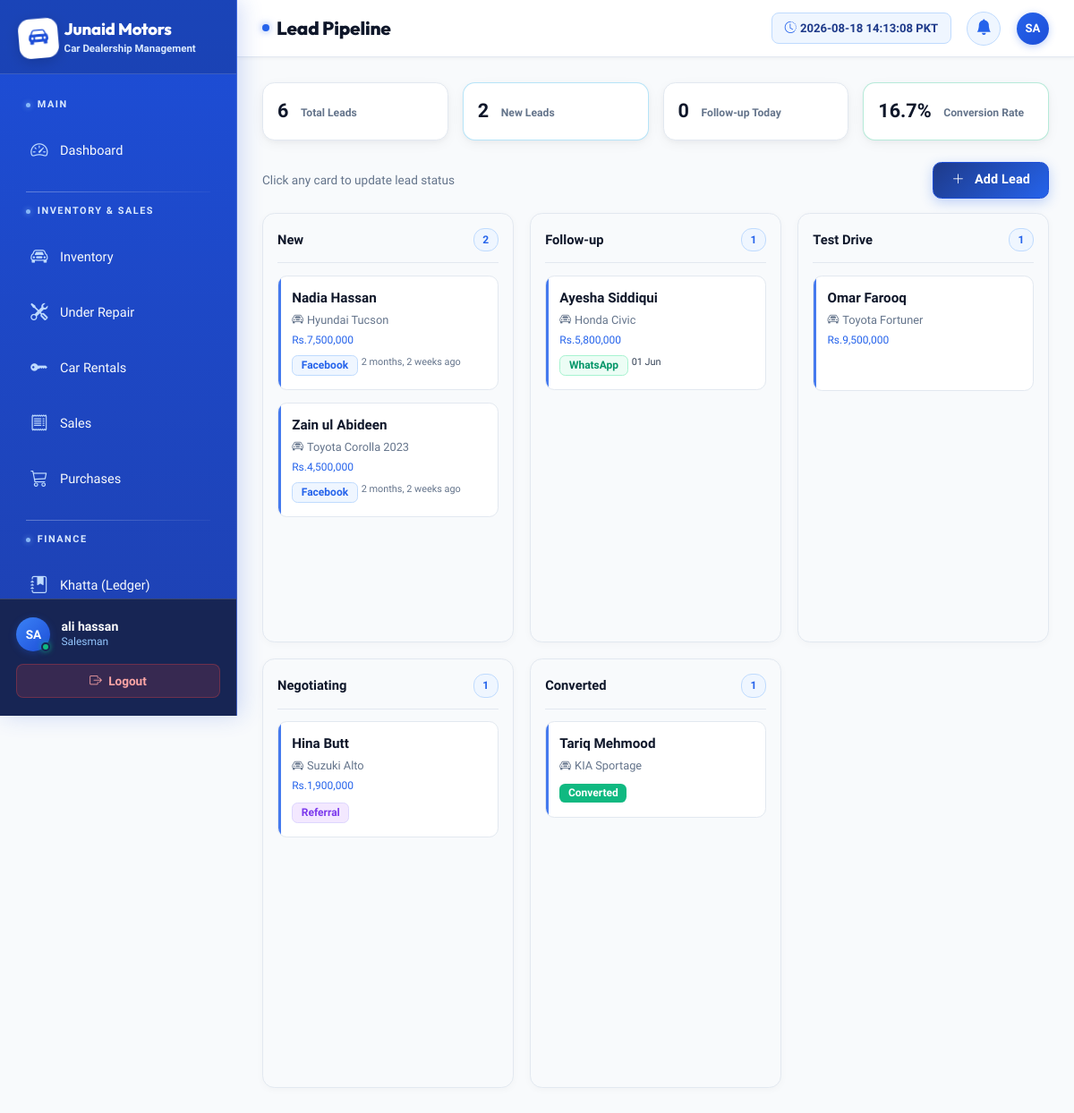
Page /leads/ (signed in) on the committed database.
### apps/staff/models.py (models this page shows, shortened)
class StaffProfile(models.Model):
    ROLE_CHOICES = [
        ('admin', 'Admin'),
        ('manager', 'Manager'),
        ('salesman', 'Salesman'),
        ('accountant', 'Accountant'),
    ]
    user = models.OneToOneField(User, on_delete=models.CASCADE)
    role = models.CharField(max_length=20, choices=ROLE_CHOICES)
    phone = models.CharField(max_length=20)
    is_active = models.BooleanField(default=True)

### apps/leads/models.py (models this page shows, shortened)
class Lead(models.Model):
    SOURCE_CHOICES = [
        ('facebook', 'Facebook'),
        ('whatsapp', 'WhatsApp'),
        ('walkin', 'Walk-in'),
        ('referral', 'Referral'),
        ('phone', 'Phone Call'),
    ]
    STATUS_CHOICES = [
        ('new', 'New'),
        ('followup', 'Follow-up'),
        ('testdrive', 'Test Drive'),
        ('negotiating', 'Negotiating'),
        ('converted', 'Converted'),
        ('lost', 'Lost'),
    ]
    name = models.CharField(max_length=200)
    phone = models.CharField(max_length=20)
    source = models.CharField(max_length=20, choices=SOURCE_CHOICES)
    interested_car = models.CharField(max_length=200)
    budget = models.DecimalField(max_digits=12, decimal_places=2, blank=True, null=True)
    status = models.CharField(max_length=20, choices=STATUS_CHOICES, default='new')
    notes = models.TextField(blank=True)
    next_followup = models.DateField(blank=True, null=True)
    test_drive_date = models.DateTimeField(blank=True, null=True)
    created_at = models.DateTimeField(auto_now_add=True)

### apps/leads/views.py (the view)
# urls.py: path('', views.lead_list, name='lead_list'),
@login_required
def lead_list(request):
    today = timezone.now().date()
    leads = Lead.objects.all().order_by('-created_at')
    kanban = {
        'new': leads.filter(status='new'),
        'followup': leads.filter(status='followup'),
        'testdrive': leads.filter(status='testdrive'),
        'negotiating': leads.filter(status='negotiating'),
        'converted': leads.filter(status='converted'),
    }
    stats = {
        'total': leads.count(),
        'new': leads.filter(status='new').count(),
        'followup_today': leads.filter(next_followup=today).count(),
        'converted': leads.filter(status='converted').count(),
        'conversion_rate': round(leads.filter(status='converted').count() / leads.count() * 100, 1) if leads.count() > 0 else 0,
    }
    form = LeadForm()
    return render(request, 'leads/list.html', {
        'kanban': kanban,
        'stats': stats,
        'form': form,
    })

### apps/dashboard/context_processors.py (called while the page is built)
def overdue_count(request):
    if request.user.is_authenticated:
        today = timezone.now().date()
        count = Installment.objects.filter(
            Q(status='overdue') | Q(status='pending', due_date__lt=today)
        ).count()
        return {'overdue_count': count}
    return {'overdue_count': 0}

### templates/leads/list.html (shortened to what this page needs)
{% extends 'base.html' %}
{% load humanize %}
{% block page_title %}Lead Pipeline{% endblock %}
{% block content %}
<div class="row g-3 mb-4">
  <div class="col-md-3"><div class="stat-card"><div class="stat-value">{{ stats.total }}</div><div class="stat-label">Total Leads</div></div></div>
  <div class="col-md-3"><div class="stat-card info"><div class="stat-value">{{ stats.new }}</div><div class="stat-label">New Leads</div></div></div>
  <div class="col-md-3"><div class="stat-card"><div class="stat-value">{{ stats.followup_today }}</div><div class="stat-label">Follow-up Today</div></div></div>
  <div class="col-md-3"><div class="stat-card success"><div class="stat-value">{{ stats.conversion_rate }}%</div><div class="stat-label">Conversion Rate</div></div></div>
</div>
<div class="d-flex justify-content-between align-items-center mb-3">
  <div style="font-size:0.85rem;color:var(--text-muted);">Click any card to update lead status</div>
  <button class="btn-amber" data-bs-toggle="modal" data-bs-target="#addLeadModal">
    <i class="bi bi-plus-lg me-1"></i>Add Lead
  </button>
</div>
<div class="kanban-board">
  <div class="kanban-col">
    <div class="kanban-col-header"><span>New</span><span class="kanban-count">{{ kanban.new|length }}</span></div>
    {% for lead in kanban.new %}
    <div class="lead-card" data-bs-toggle="modal" data-bs-target="#leadModal{{ lead.pk }}">
      <div class="lead-name">{{ lead.name }}</div>
      <div class="lead-car"><i class="bi bi-car-front me-1"></i>{{ lead.interested_car }}</div>
      {% if lead.budget %}<div style="font-size:0.75rem;color:var(--primary);margin-top:4px;">Rs.{{ lead.budget|floatformat:0|intcomma }}</div>{% endif %}
      <div class="mt-2 d-flex gap-1 flex-wrap">
        <span class="badge badge-{{ lead.source }}">{{ lead.get_source_display }}</span>
        <span style="font-size:0.68rem;color:var(--text-muted);">{{ lead.created_at|timesince }} ago</span>
      </div>
    </div>
    {% empty %}
    <div class="empty-state" style="padding:20px 10px;"><i class="bi bi-inbox" style="font-size:1.5rem;"></i><p style="font-size:0.78rem;">Empty</p></div>
    {% endfor %}
  </div>
  <div class="kanban-col">
    <div class="kanban-col-header"><span>Follow-up</span><span class="kanban-count">{{ kanban.followup|length }}</span></div>
    {% for lead in kanban.followup %}
    <div class="lead-card" data-bs-toggle="modal" data-bs-target="#leadModal{{ lead.pk }}">
      <div class="lead-name">{{ lead.name }}</div>
      <div class="lead-car"><i class="bi bi-car-front me-1"></i>{{ lead.interested_car }}</div>
      {% if lead.budget %}<div style="font-size:0.75rem;color:var(--primary);margin-top:4px;">Rs.{{ lead.budget|floatformat:0|intcomma }}</div>{% endif %}
      <div class="mt-2 d-flex gap-1 flex-wrap">
        <span class="badge badge-{{ lead.source }}">{{ lead.get_source_display }}</span>
        {% if lead.next_followup %}<span style="font-size:0.68rem;color:var(--warning);">{{ lead.next_followup|date:"d M" }}</span>{% endif %}
      </div>
    </div>
    {% empty %}
    <div class="empty-state" style="padding:20px 10px;"><i class="bi bi-inbox" style="font-size:1.5rem;"></i><p style="font-size:0.78rem;">Empty</p></div>
    {% endfor %}
  </div>
  <div class="kanban-col">
    <div class="kanban-col-header"><span>Test Drive</span><span class="kanban-count">{{ kanban.testdrive|length }}</span></div>
    {% for lead in kanban.testdrive %}
    <div class="lead-card" data-bs-toggle="modal" data-bs-target="#leadModal{{ lead.pk }}">
      <div class="lead-name">{{ lead.name }}</div>
      <div class="lead-car"><i class="bi bi-car-front me-1"></i>{{ lead.interested_car }}</div>
      {% if lead.budget %}<div style="font-size:0.75rem;color:var(--primary);margin-top:4px;">Rs.{{ lead.budget|floatformat:0|intcomma }}</div>{% endif %}
      <div class="mt-2"><span class="badge badge-{{ lead.source }}">{{ lead.get_source_display }}</span></div>
    </div>
    {% empty %}
    <div class="empty-state" style="padding:20px 10px;"><i class="bi bi-inbox" style="font-size:1.5rem;"></i><p style="font-size:0.78rem;">Empty</p></div>
    {% endfor %}
  </div>
  <div class="kanban-col">
    <div class="kanban-col-header"><span>Negotiating</span><span class="kanban-count">{{ kanban.negotiating|length }}</span></div>
    {% for lead in kanban.negotiating %}
    <div class="lead-card" data-bs-toggle="modal" data-bs-target="#leadModal{{ lead.pk }}">
      <div class="lead-name">{{ lead.name }}</div>
      <div class="lead-car"><i class="bi bi-car-front me-1"></i>{{ lead.interested_car }}</div>
      {% if lead.budget %}<div style="font-size:0.75rem;color:var(--primary);margin-top:4px;">Rs.{{ lead.budget|floatformat:0|intcomma }}</div>{% endif %}
      <div class="mt-2"><span class="badge badge-{{ lead.source }}">{{ lead.get_source_display }}</span></div>
    </div>
    {% empty %}
    <div class="empty-state" style="padding:20px 10px;"><i class="bi bi-inbox" style="font-size:1.5rem;"></i><p style="font-size:0.78rem;">Empty</p></div>
    {% endfor %}
  </div>
  <div class="kanban-col" style="border-color:rgba(16,185,129,0.3);">
    <div class="kanban-col-header" style="color:var(--success);"><span>Converted</span><span class="kanban-count">{{ kanban.converted|length }}</span></div>
    {% for lead in kanban.converted %}
    <div class="lead-card" style="border-color:rgba(16,185,129,0.2);" data-bs-toggle="modal" data-bs-target="#leadModal{{ lead.pk }}">
      <div class="lead-name">{{ lead.name }}</div>
      <div class="lead-car"><i class="bi bi-car-front me-1"></i>{{ lead.interested_car }}</div>
      <div class="mt-2"><span class="badge badge-paid">Converted</span></div>
    </div>
    {% empty %}
    <div class="empty-state" style="padding:20px 10px;"><i class="bi bi-inbox" style="font-size:1.5rem;"></i><p style="font-size:0.78rem;">Empty</p></div>
    {% endfor %}
  </div>
</div>
{% endblock %}

### templates/base.html (shortened to what this page needs)
{% load static %}
{% load humanize %}
<!DOCTYPE html>
<html lang="en" data-bs-theme="light">
<head>
  <link rel="stylesheet" href="https://cdn.jsdelivr.net/npm/bootstrap@5.3.3/dist/css/bootstrap.min.css">
  <link rel="stylesheet" href="https://cdn.jsdelivr.net/npm/bootstrap-icons@1.11.3/font/bootstrap-icons.min.css">
  <link rel="stylesheet" href="{% static 'css/tailwind.css' %}?v=12.0">
  <link rel="stylesheet" href="{% static 'css/custom.css' %}?v=12.0">
  <link rel="stylesheet" href="{% static 'css/animations.css' %}?v=12.0">
</head>
<body>
<nav id="sidebar">
  <div class="sidebar-logo">
    <div class="d-flex align-items-center gap-2">
      <div class="logo-icon-badge">
        <i class="bi bi-car-front-fill"></i>
      </div>
      <div>
        <h4>Junaid Motors</h4>
        <span>Car Dealership Management</span>
      </div>
    </div>
  </div>
  <div class="sidebar-nav">
    <span class="nav-section-label">Main</span>
    <a href="{% url 'dashboard' %}" class="sidebar-link {% if request.resolver_match.url_name == 'dashboard' %}active{% endif %}">
      <i class="bi bi-speedometer2"></i> <span>Dashboard</span>
    </a>
    <span class="nav-section-label">Inventory &amp; Sales</span>
    <a href="{% url 'inventory_list' %}" class="sidebar-link {% if 'inventory' in request.path and 'repair' not in request.path and 'rent' not in request.path %}active{% endif %}">
      <i class="bi bi-car-front"></i> <span>Inventory</span>
    </a>
    <a href="{% url 'repair_list' %}" class="sidebar-link {% if 'repair' in request.path %}active{% endif %}">
      <i class="bi bi-tools"></i> <span>Under Repair</span>
    </a>
    <a href="{% url 'rent_list' %}" class="sidebar-link {% if 'rent' in request.path %}active{% endif %}">
      <i class="bi bi-key-fill"></i> <span>Car Rentals</span>
    </a>
    <a href="{% url 'sales_list' %}" class="sidebar-link {% if 'sale' in request.path %}active{% endif %}">
      <i class="bi bi-receipt"></i> <span>Sales</span>
    </a>
    <a href="{% url 'purchase_list' %}" class="sidebar-link {% if 'purchase' in request.path %}active{% endif %}">
      <i class="bi bi-cart3"></i> <span>Purchases</span>
    </a>
    <span class="nav-section-label">Finance</span>
    <a href="{% url 'khatta_list' %}" class="sidebar-link {% if 'khatta' in request.path %}active{% endif %}">
      <i class="bi bi-journal-bookmark-fill"></i> <span>Khatta (Ledger)</span>
    </a>
  </div>
  <div class="sidebar-footer">
    <div class="user-info">
      <div class="avatar-container">
        <div class="avatar-circle">{{ request.user.username|upper|slice:":2" }}</div>
        <span class="status-indicator online"></span>
      </div>
      <div>
        <div class="user-name">{{ request.user.get_full_name|default:request.user.username }}</div>
        <div class="user-role">
          {% if request.user.staffprofile %}{{ request.user.staffprofile.get_role_display }}{% else %}Admin{% endif %}
        </div>
      </div>
    </div>
    <a href="{% url 'staff_logout' %}" class="btn-logout w-100 text-center d-block">
      <i class="bi bi-box-arrow-right me-1"></i> Logout
    </a>
  </div>
</nav>
<div id="main-content">
  <div id="top-navbar">
    <div class="d-flex align-items-center gap-3">
      <h1 class="page-title">{% block page_title %}Dashboard{% endblock %}</h1>
    </div>
    <div class="navbar-actions">
      <div id="live-clock-wrapper">
        <i class="bi bi-clock-history text-amber me-1"></i>
        <span id="live-clock"></span>
      </div>
      <a href="{% url 'installment_list' %}?status=overdue" class="notif-btn text-decoration-none" title="Notifications">
        <i class="bi bi-bell-fill"></i>
      </a>
      <div class="avatar-circle navbar-avatar" title="{{ request.user.username }}">{{ request.user.username|upper|slice:":2" }}</div>
    </div>
  </div>
  <div id="content-area">
    {% block content %}{% endblock %}
  </div>
</div>
</body>
</html>

### static/css/animations.css (style rules this page uses)
.card, .stat-card, .inventory-card, .lead-card, .form-section-card { transition: transform 0.25s cubic-bezier(0.4, 0, 0.2, 1), box-shadow 0.25s cubic-bezier(0.4, 0, 0.2, 1), border-color 0.25s ease; }
button, .btn, .btn-amber, .btn-primary, .btn-ghost, .btn-outline-amber, .quick-action-btn { transition: all 0.2s cubic-bezier(0.4, 0, 0.2, 1) !important; }

### rows in the picture
Lead: name "Nadia Hassan", interested_car "Hyundai Tucson", budget "7,500,000", source "Facebook", created_at "2 months, 2 weeks"
Lead: name "Zain ul Abideen", interested_car "Toyota Corolla 2023", budget "4,500,000", source "Facebook", created_at "2 months, 2 weeks"
Lead: name "Ayesha Siddiqui", interested_car "Honda Civic", budget "5,800,000", source "WhatsApp", next_followup "01 Jun"
Lead: name "Omar Farooq", interested_car "Toyota Fortuner", budget "9,500,000"
Lead: name "Hina Butt", interested_car "Suzuki Alto", budget "1,900,000", source "Referral"
Lead: name "Tariq Mehmood", interested_car "KIA Sportage"

### other values in the picture
{{ request.user.username|upper|slice:":2" }} "SA"
{{ request.user.get_full_name|default:request.user.username }} "ali hassan"
{{ request.user.staffprofile.get_role_display }} "Salesman"
{{ stats.total }} "6"
{{ stats.new }} "2"
{{ stats.followup_today }} "0"
{{ stats.conversion_rate }} "16.7"
{{ kanban.new|length }} "2"
{{ kanban.followup|length }} "1"
{{ kanban.testdrive|length }} "1"
{{ kanban.negotiating|length }} "1"
{{ kanban.converted|length }} "1"
